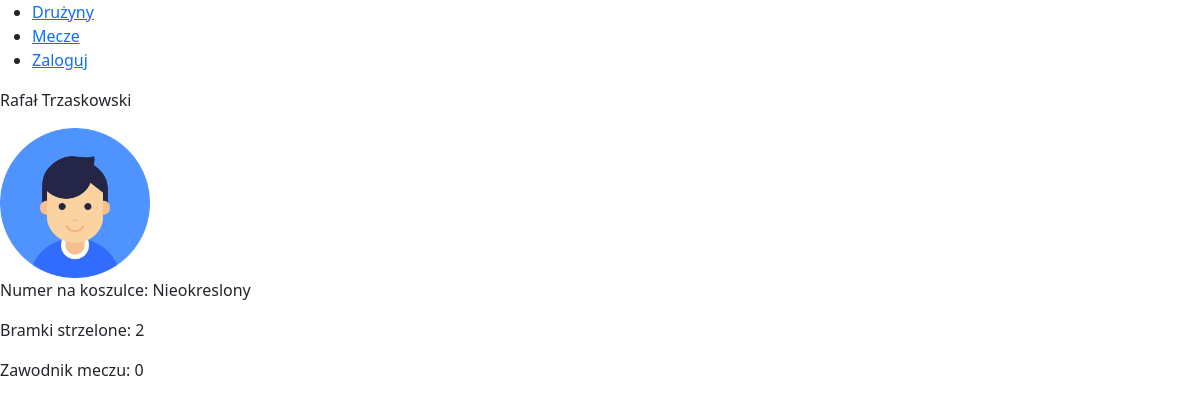
Page /players/20 on the committed database.
### Users/models.py (models this page shows, shortened)
class App_User(models.Model):
    first_name = models.CharField(max_length=30, null=False)
    second_name = models.CharField(max_length=30, null=True, blank=True)
    last_name = models.CharField(max_length=30)
    mod = models.BooleanField(default=False,null=False)
    image = models.ImageField(upload_to='images/users', null=False, default='images/users/default_profile.png')
    def __str__(self):
        return f'{self.first_name} {self.last_name}'

class Player(App_User):
    user = models.OneToOneField(User, on_delete=models.CASCADE, null=True)
    position = models.ForeignKey(Position,on_delete=models.CASCADE,null=True,blank=True)
    shirt_number = models.IntegerField(validators=[MinValueValidator(1),MaxValueValidator(99)],null=True,blank=True)
    team = models.ForeignKey(Team,on_delete=models.SET_NULL,null=True,blank=True)
    captain = models.BooleanField(null=False,default=False)
    def get_scored_goals(self):
        from Matches.models import Goal
        return len(Goal.objects.filter(scorer = self))
    def get_motm(self):
        from Matches.models import Match
        return len(Match.objects.filter(motm = self))

### Users/views.py (the view)
# urls.py: path('players/<int:id>',views.player_detail,name='player_detail')
def player_detail(request,id):
    player = get_object_or_404(Player,id=id)
    return render(request,'players/player_detail.html',{'player':player})

### templates/players/player_detail.html (shortened to what this page needs)
{% extends 'base.html' %}
{% block content %}
    <p>{{ player }}</p>
    <img src="{{ player.image.url }}" width="150px" height="150px">
    <p>Numer na koszulce: {{ player.shirt_number|yesno:'player.shirt_number,Nieokreslony' }}</p>
    <p>Bramki strzelone: {{ player.get_scored_goals }}</p>
    <p>Zawodnik meczu: {{ player.get_motm }}</p>
{% endblock %}

### rows in the picture
App_User: first_name+last_name "Rafał Trzaskowski", image (placeholder picture)
Player: shirt_number "Nieokreslony", get_scored_goals "2", get_motm "0"
